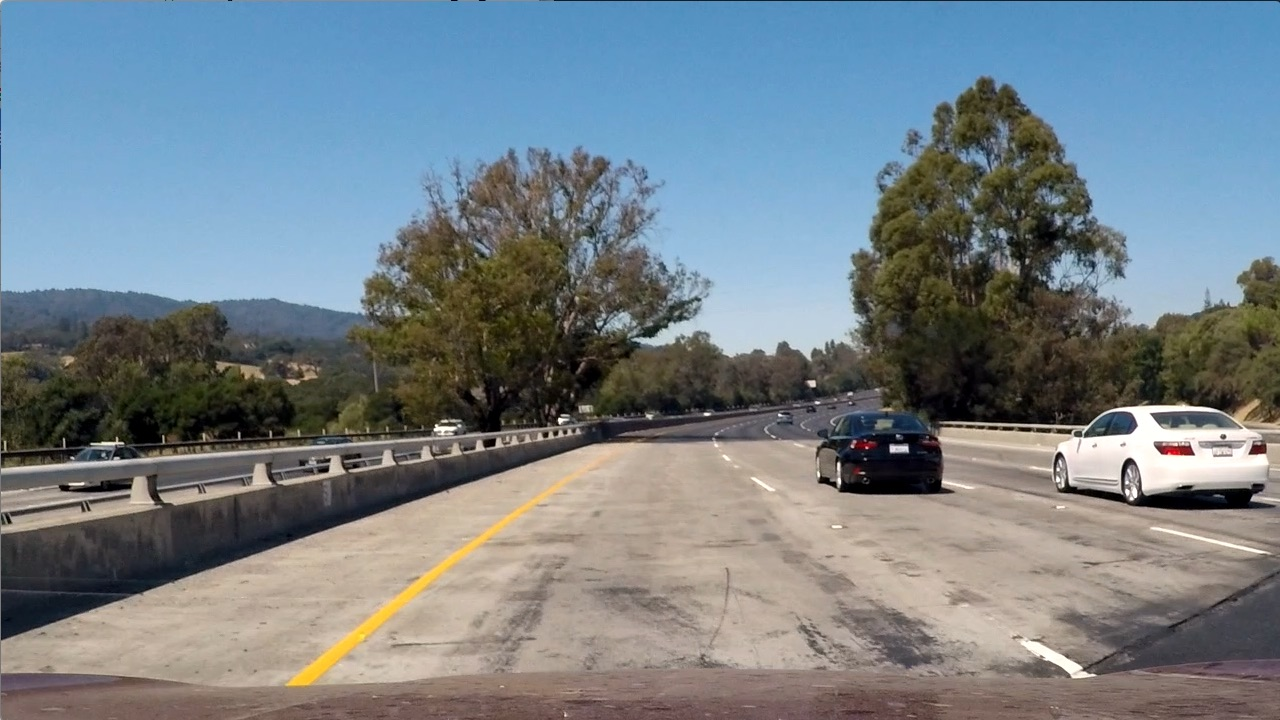
#> input picture test1.jpg, 1280 x 720 px
$ python -i thresholds.py   (imports and definitions only)   (older library calls are emulated)
#> lines starting #> are read from the running program, lines starting #| are printed output that depends on the picture; after the words box and inside, x2 and y2 are one past the last pixel; in counts of white or black regions, pixels touching at a corner belong together
import cv2
import numpy as np


def get_sobel_xy(img, sobel_kernel):
    sobx = cv2.Sobel(img,cv2.CV_64F,1,0,ksize=sobel_kernel)
    soby = cv2.Sobel(img,cv2.CV_64F,0,1,ksize=sobel_kernel)
    return sobx, soby

def threshold_bitmask(img, scale8bit=True, thresh=(0,255)):
    scaled = img
    if scale8bit:
        scaled = np.uint8(255*img/np.max(img))
    bMask=np.zeros_like(scaled)
    bMask[(scaled>thresh[0])&(scaled<thresh[1])] = 1
    return bMask

# [5 lines left out: function abs_sobel_thresh, not called in this run]

def mag_thresh(img, sobel_kernel=3, thresh = (0,255)):
    gray = cv2.cvtColor(img,cv2.COLOR_BGR2GRAY)
    sx, sy = get_sobel_xy(gray, sobel_kernel)
    mag = np.sqrt(sx**2+sy**2)
    return threshold_bitmask(mag,thresh=thresh)

# [41 lines left out: functions dir_thresh, hsv_color_thresh, hls_color_thresh, rgb_color_thresh, not called in this run]


>>> import cv2
>>> picture = cv2.imread('test1.jpg')
#> picture is the input picture: shape (720, 1280, 3); mean B, G, R 135.5, 128.7, 117.5
>>> result = mag_thresh(picture)
#> in mag_thresh, `gray = cv2.cvtColor(img,cv2.COLOR_BGR2GRAY)`:
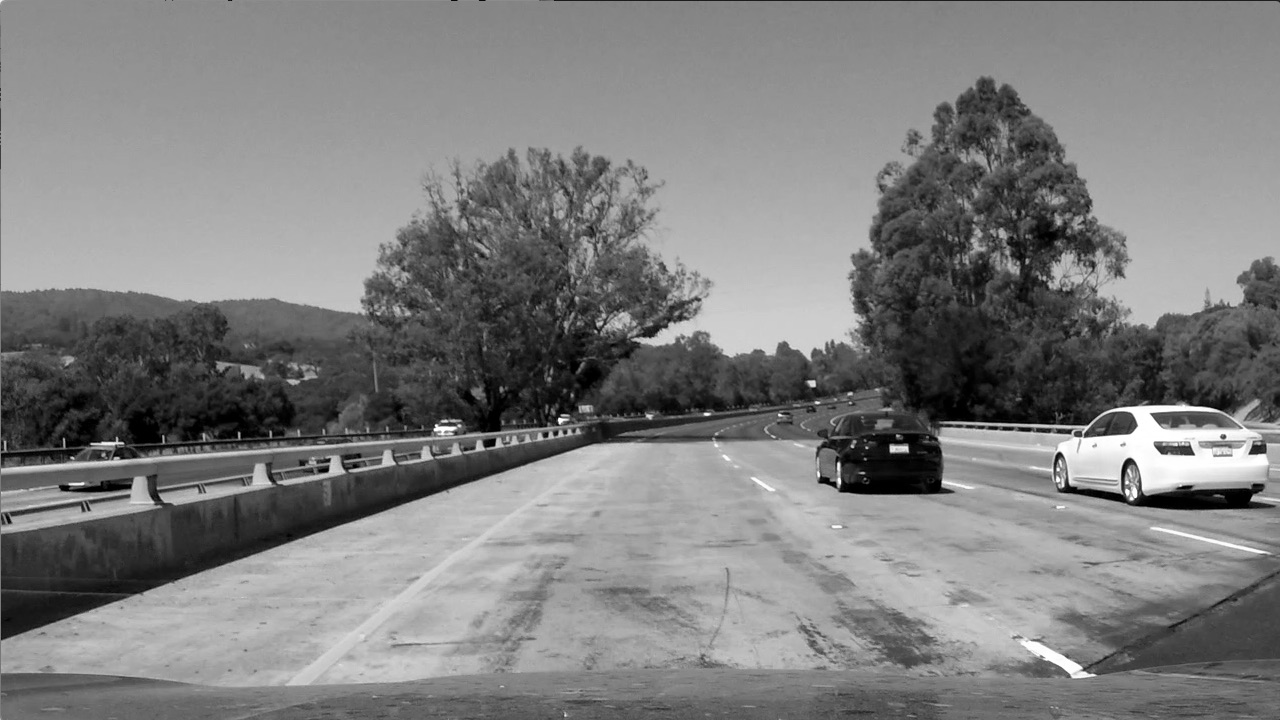
#> gray: shape (720, 1280); min 0, max 255, mean 126.1
#> in get_sobel_xy, `soby = cv2.Sobel(img,cv2.CV_64F,0,1,ksize=sobel_kernel)`:
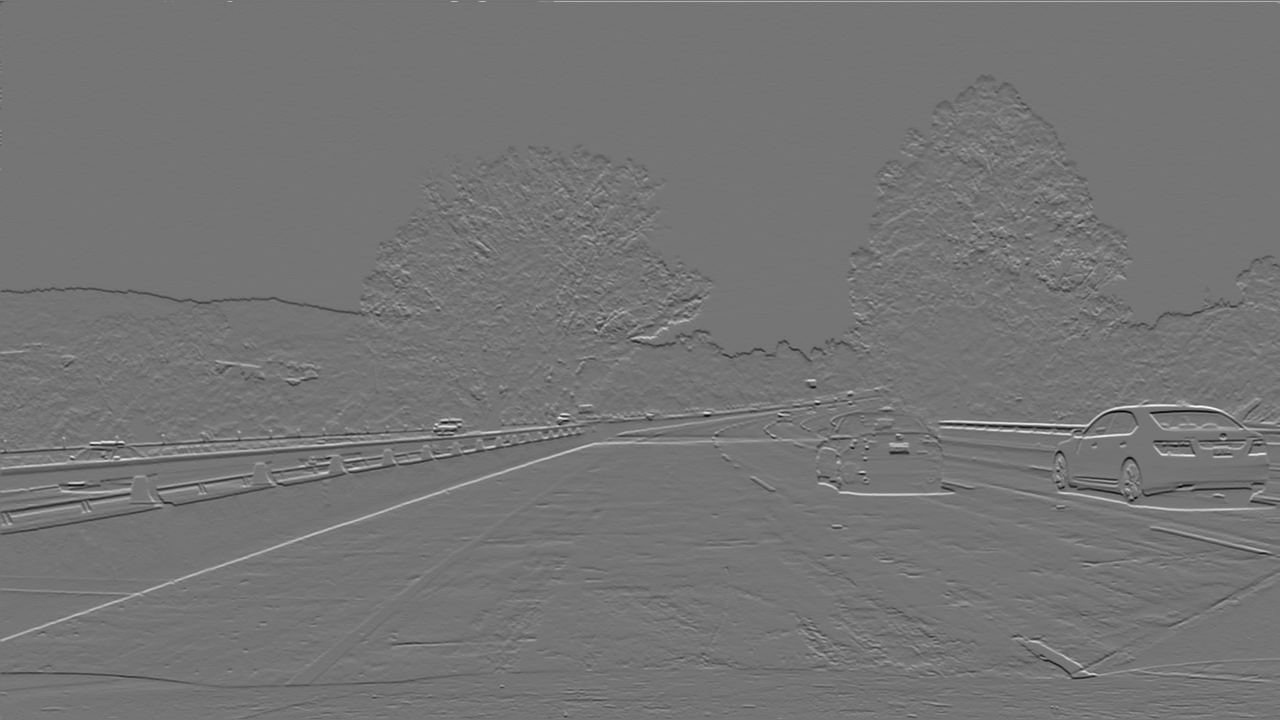
#> soby: shape (720, 1280) float64; min -799, max 941, mean -0.1; drawn with min black and max white
#> in mag_thresh, `mag = np.sqrt(sx**2+sy**2)`:
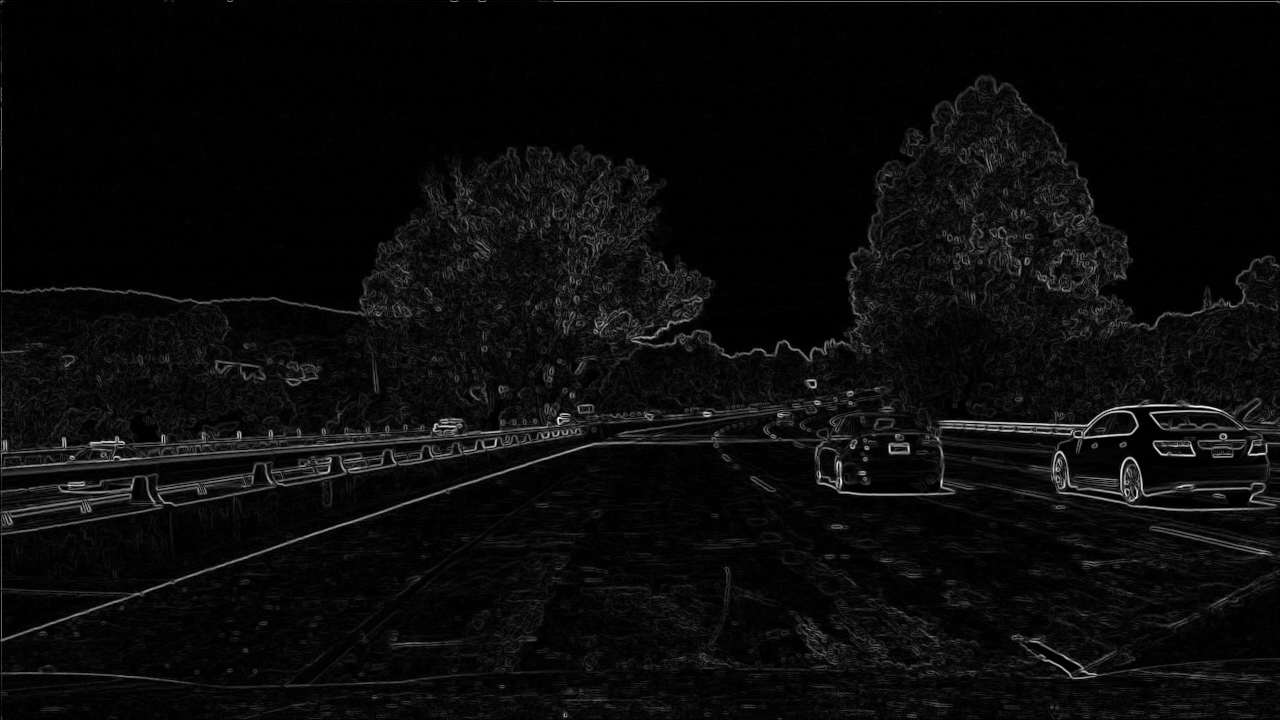
#> mag: shape (720, 1280) float64; min 0, max 941, mean 40.9; drawn with min black and max white
#> in mag_thresh, `return threshold_bitmask(mag,thresh=thresh)`:
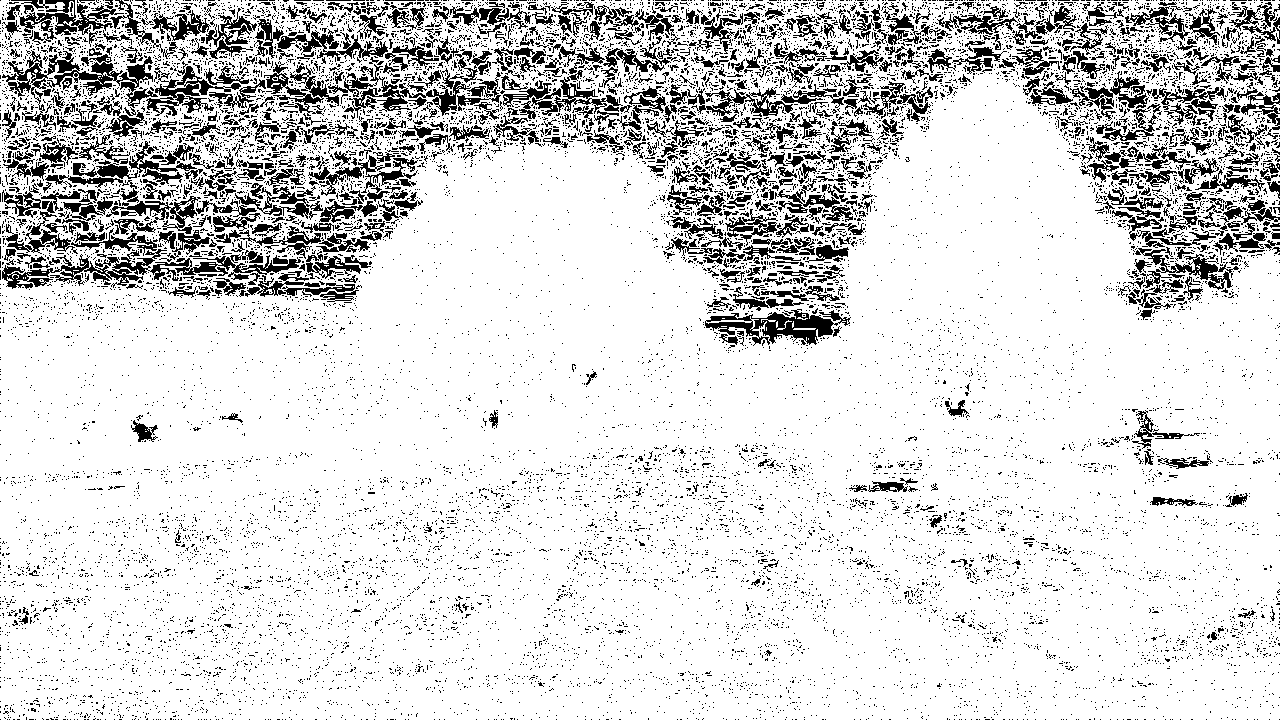
#> returned value: shape (720, 1280); values 0 (black) and 1 (white), 84.6% white; 15561 black regions (14755 under 20 px), largest, box (x1, y1, x2, y2) and area: (2, 249, 301, 289) 3668, (2, 50, 158, 130) 2966, (705, 309, 851, 346) 2282

$ run again, on straight_lines1.jpg
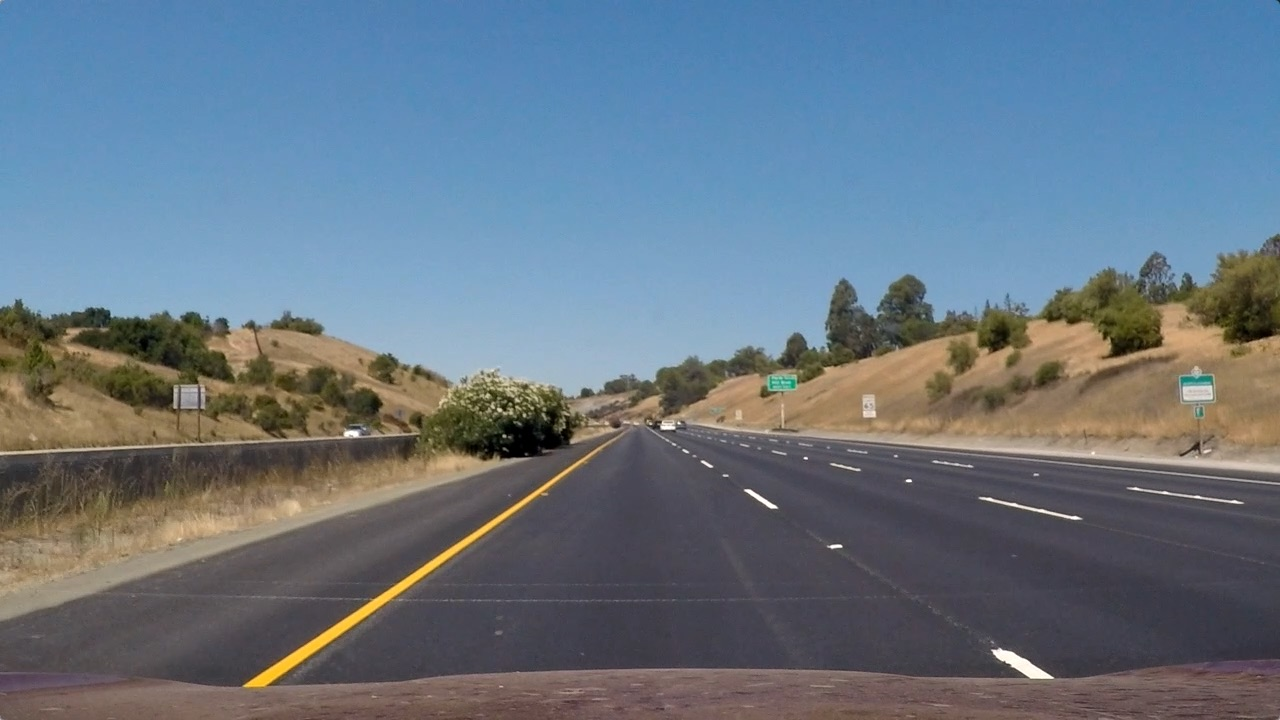
#> input picture straight_lines1.jpg, 1280 x 720 px
#> picture is the input picture: shape (720, 1280, 3); mean B, G, R 131.2, 117.7, 103.2
#> in mag_thresh, `mag = np.sqrt(sx**2+sy**2)`:
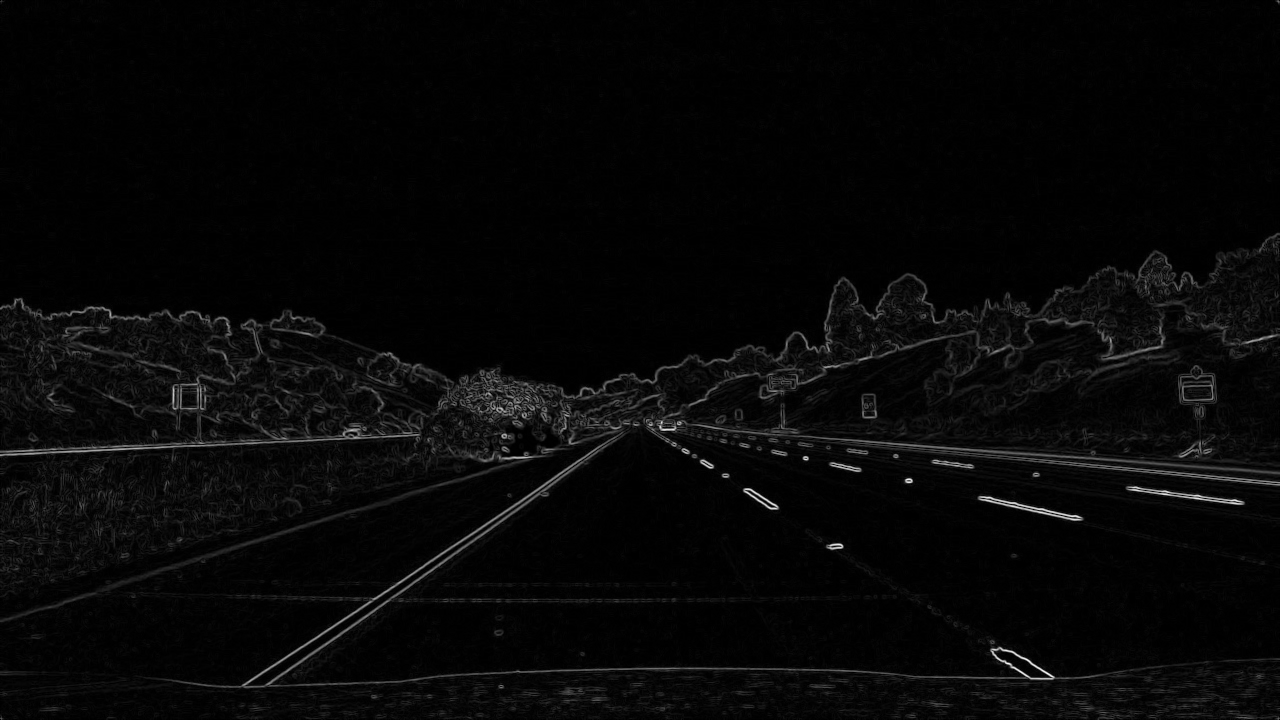
#> mag: shape (720, 1280) float64; min 0, max 795.5, mean 23.5; drawn with min black and max white
#> in mag_thresh, `return threshold_bitmask(mag,thresh=thresh)`:
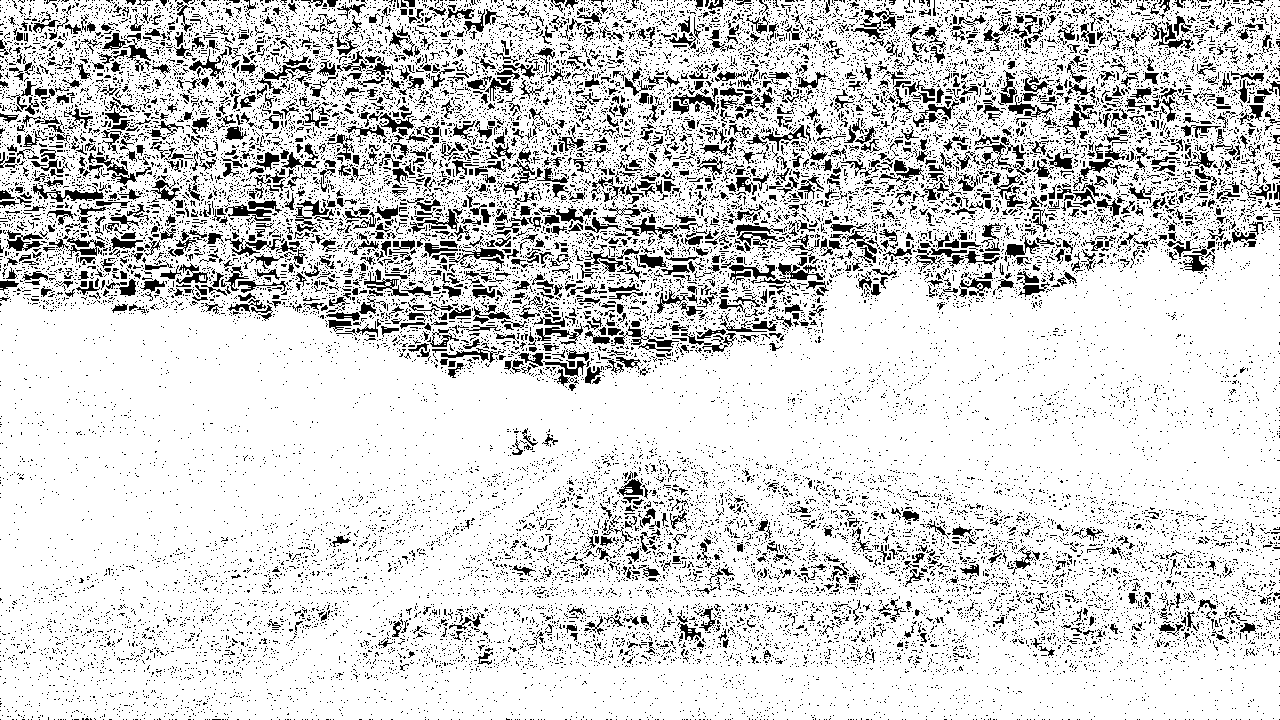
#> returned value: shape (720, 1280); values 0 (black) and 1 (white), 83.1% white; black in thin lines or dots

$ run again, on straight_lines2.jpg
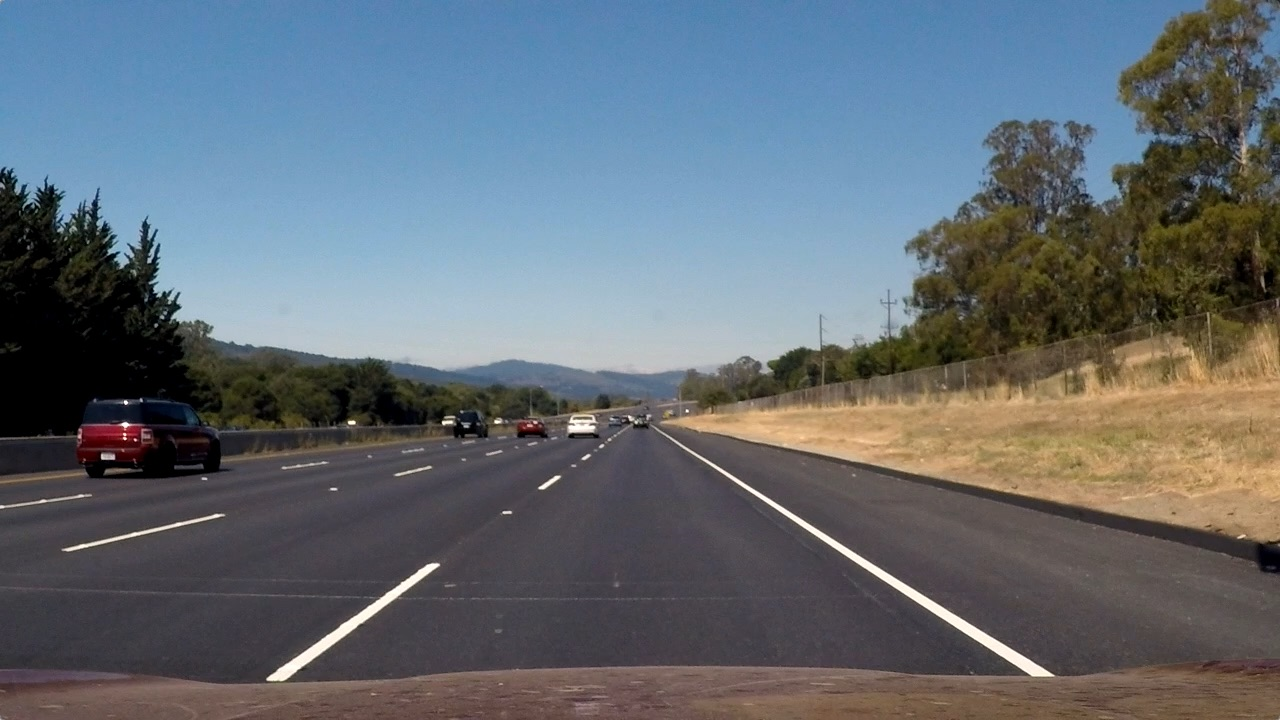
#> input picture straight_lines2.jpg, 1280 x 720 px
#> picture is the input picture: shape (720, 1280, 3); mean B, G, R 115.1, 107.7, 99.4
#> in mag_thresh, `mag = np.sqrt(sx**2+sy**2)`:
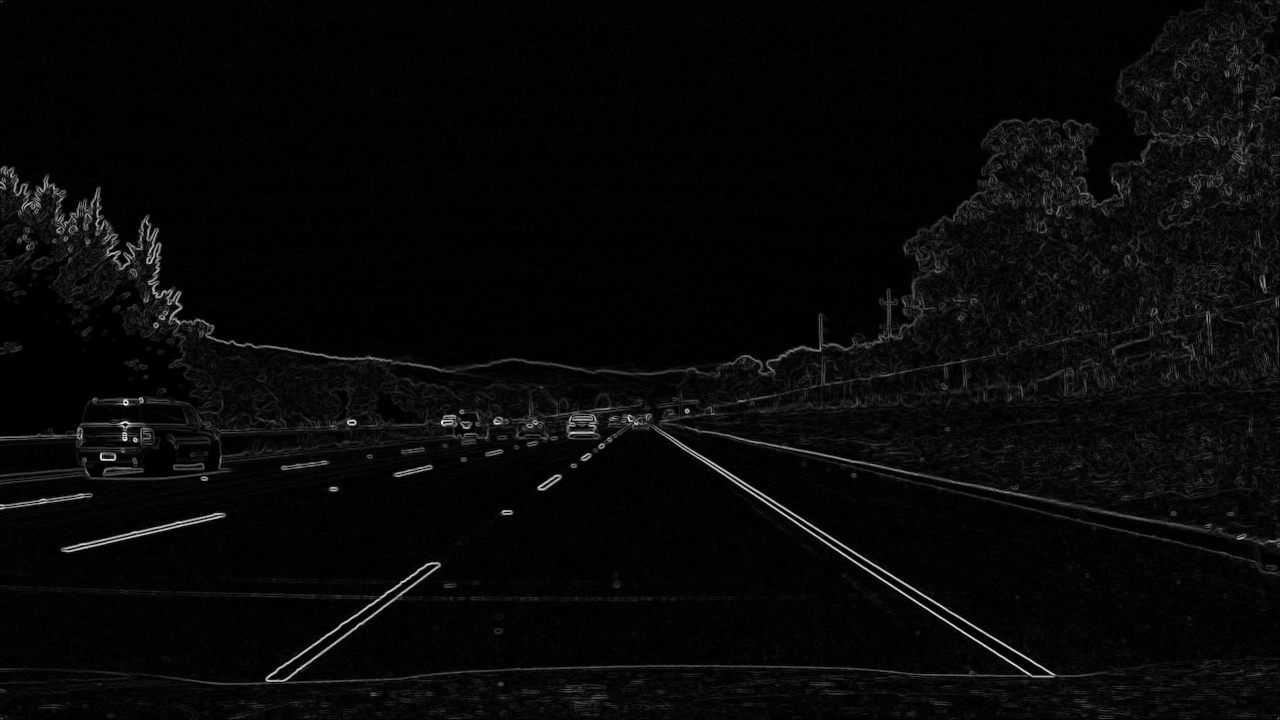
#> mag: shape (720, 1280) float64; min 0, max 859, mean 28.9; drawn with min black and max white
#> in mag_thresh, `return threshold_bitmask(mag,thresh=thresh)`:
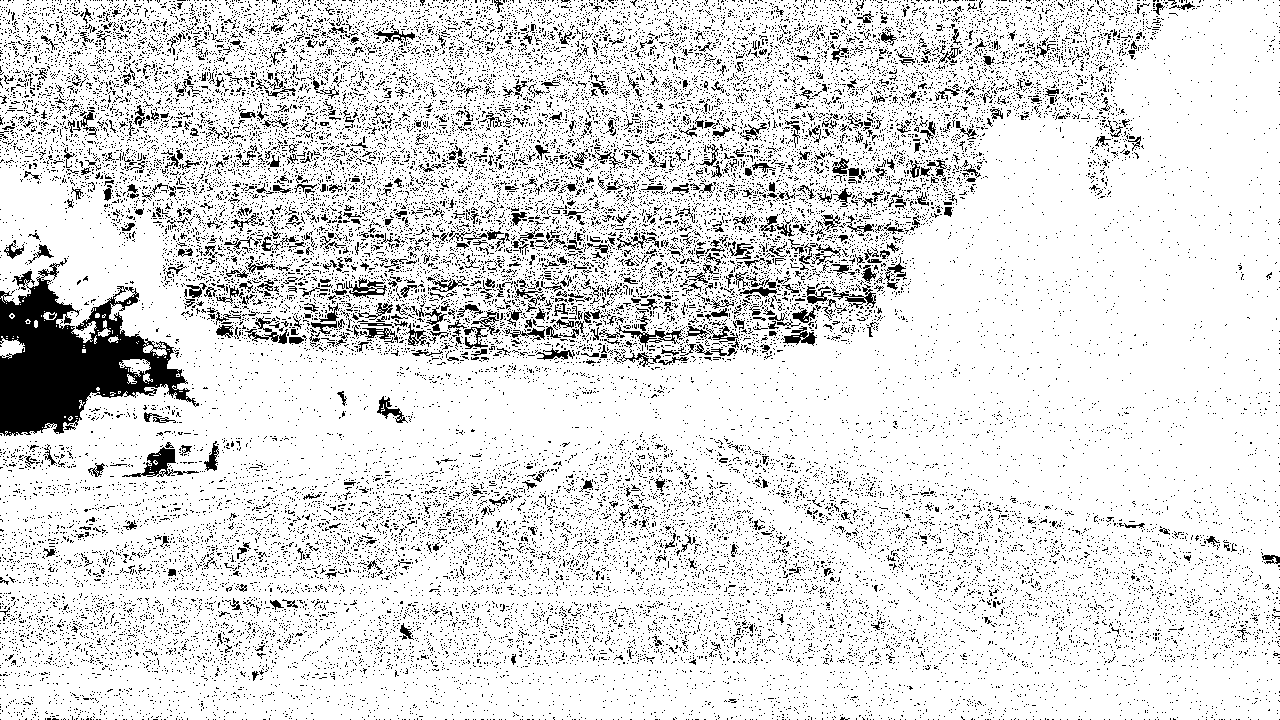
#> returned value: shape (720, 1280); values 0 (black) and 1 (white), 87% white; black in thin lines or dots
